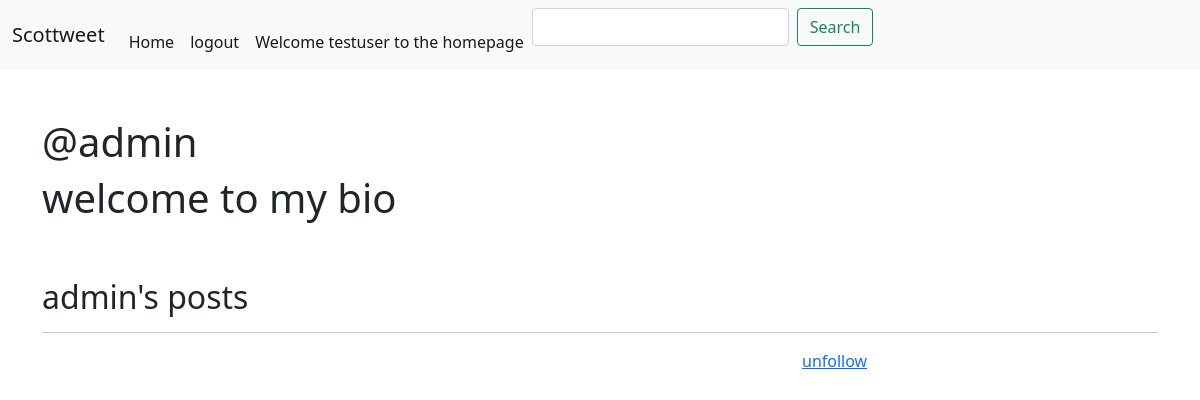
/profile/2/ (signed in), run on an earlier commit of the app's database.
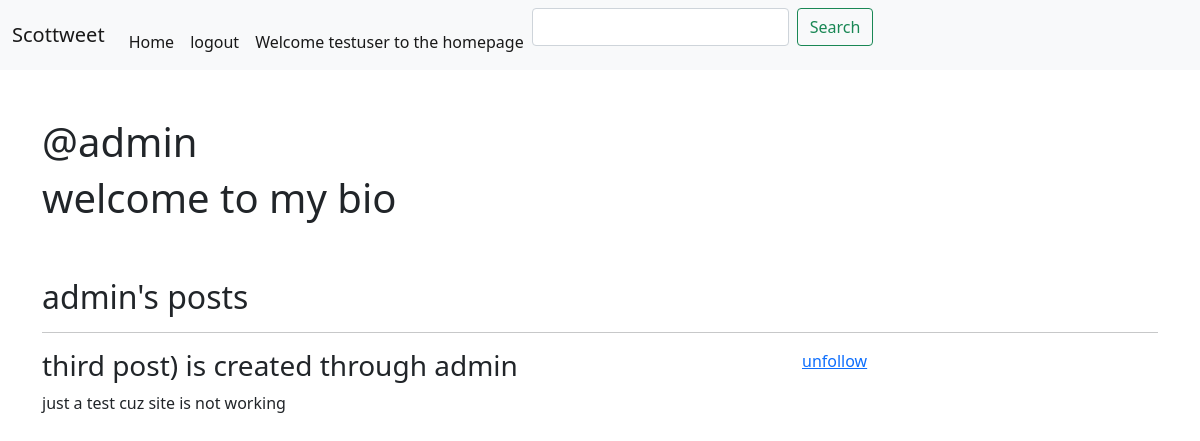
And on a later commit of the database.
### feed/models.py (models this page shows, shortened)
class Post(models.Model):
    author = models.ForeignKey(User, on_delete=models.CASCADE)
    title = models.CharField(max_length=200)
    description = models.CharField(max_length=200)
    created = models.DateTimeField(auto_now_add=True)
    published_date = models.DateTimeField(blank=True, null=True)
    likes = models.ManyToManyField(User, related_name='postlike')
    class Meta:
        ordering = ('-created',)

### accounts/views.py (the view)
# urls.py: path('profile/<pk>/',profile_detail, name='profile_detail' ),
def profile_detail(request,pk):
    profile = Profile.objects.get(pk=pk)
    my_profile = Profile.objects.get(user=request.user)
    my_profile_following = my_profile.following.filter(id=profile.user.id)
    is_following = profile.following.filter(id=request.user.id)
    posts = Post.objects.filter(author=profile.user)
    return render(request, 'accounts/profiledetail.html',{'profile':profile,'is_following':is_following,'my_profile':my_profile,'my_profile_following':my_profile_following,'posts':posts})

### templates/accounts/profiledetail.html
{% extends 'base.html' %}
{% block content %}
{% include "navbar.html" %}
<div class="container">
    <div class="row">
        <div class="col-6 my-5">
            <h1>@{{profile.user}}</h1>
            <h1>{{profile.bio}}</h1>
        </div>
    </div>
    <h2> {{profile.user}}'s posts </h2>
    <hr>
    <div class="row">
        <div class="col-8">
            {% for post in posts %}
                <h3>{{ post.title }}</h3>
                <p>{{ post.description }}</p>
            {% endfor %}
        </div>
        <div class="col-4">
            {% if profile.user in my_profile_following %}
            <a href="{% url 'follow_unfollow' profile.pk %}">unfollow</a>
            {% else %}
            <a href="{% url 'follow_unfollow' profile.pk %}">follow</a>
            {% endif %}
        </div>
    </div>
{% endblock %}`

What changed in the data, as far as the page shows it:
now on this page (row edited): Post: title "third post) is created through admin", description "just a test cuz site is not working"
